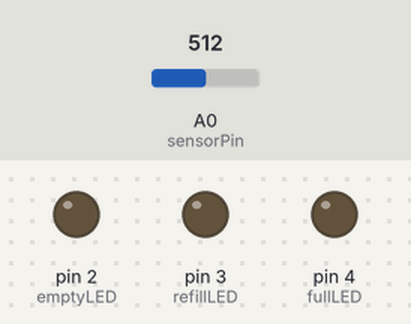
A sketch run on a simulated Arduino Uno, built with avr-gcc and run on an emulated ATmega328P. Shown: output pins drawn as LEDs (lit = HIGH). The inputs (shaded band) are chosen by the test bench; at power-on: A0 (sensorPin) = 512. What the sketch prints to the serial monitor is not drawn.

Above: at 1.8 s.
1.9 s: A0 (sensorPin) set to 681
3.4 s: A0 (sensorPin) set to 701
At 5.0 s:
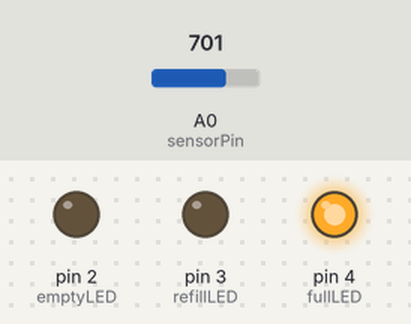
5.5 s: A0 (sensorPin) set to 306
At 6.7 s:
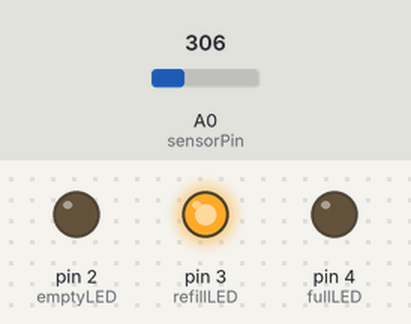
7.5 s: A0 (sensorPin) set to 229
9.2 s: A0 (sensorPin) set to 209
At 11.1 s:
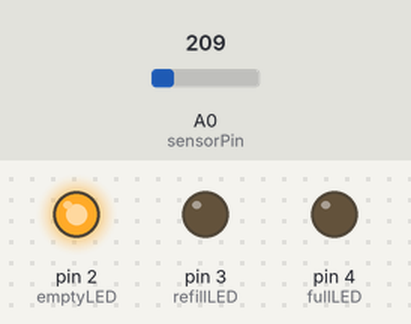
11.5 s: A0 (sensorPin) set to 511
At 12.7 s:
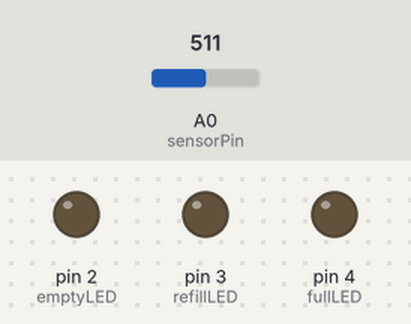
Timing chart, 0 to 14.5 s (numbered marks = the images above; inputs shaded):
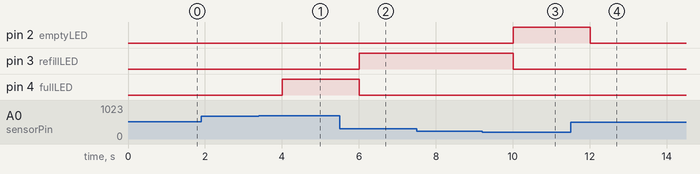

The sketch:

Water_level_sensor.ino
```cpp
#include <math.h>

// Pin setup
int sensorPin = A0;         // Sensor analog input
int emptyLED = 2;           // Red LED for "Empty"
int refillLED = 3;          // Yellow LED for "Refill"
int fullLED = 4;            // Green LED for "Full"

// Tank dimensions
float radius = 1.0;  // meters
float length = 2.0;  // meters
float H = 2.0;       // Max water height (tank diameter) in meters

void setup() {
  pinMode(emptyLED, OUTPUT);
  pinMode(refillLED, OUTPUT);
  pinMode(fullLED, OUTPUT);
  Serial.begin(9600);
}

void loop() {
  int sensorValue = analogRead(sensorPin);
  float voltage = (sensorValue * 5.0) / 1023.0;    // Convert ADC reading to voltage (0-5V)
  float water_level = (voltage / 5.0) * H;         // Scale voltage to height (0 to 2m)

  // Clamp water_level between 0 and diameter (2 * radius)
  water_level = constrain(water_level, 0, 2 * radius);

  // Calculate segment central angle (radians)
  float theta = 2 * acos((radius - water_level) / radius);

  // Calculate segment area of circular cross-section (m²)
  float segment_area = 0.5 * pow(radius, 2) * (theta - sin(theta));

  // Calculate volume in cubic meters
  float volume_m3 = segment_area * length;

  // Convert to liters (1 m³ = 1000 liters)
  float volume_liters = volume_m3 * 1000.0;

  // Output volume to Serial Monitor
  Serial.print("Water Volume: ");
  Serial.print(volume_liters);
  Serial.print(" litres — State: ");

  // Determine and print state
  if (volume_liters <= 1000) {
    Serial.println("EMPTY");
  } else if (volume_liters < 2000) {
    Serial.println("REFILL");
  } else if (volume_liters >= 4500) {
    Serial.println("FULL");
  } else {
    Serial.println("NORMAL");
  }

  // LED indicators based on volume thresholds
  digitalWrite(emptyLED, volume_liters <= 1000 ? HIGH : LOW);
  digitalWrite(refillLED, volume_liters > 1000 && volume_liters < 2000 ? HIGH : LOW);
  digitalWrite(fullLED, volume_liters >= 4500 ? HIGH : LOW);

  delay(1000);
}
```

Measured:
- the behaviour switches between 688 and 689 on A0 (sensorPin) (found by bisection; images 0 and 1)
- the behaviour switches between 222 and 221 on A0 (sensorPin) (found by bisection; images 2 and 3)
- after the input at 1.9 s, every drawn part: stays the same
- after the input at 3.4 s, pin 4 (fullLED): LOW → HIGH after 0.61 s
- after the input at 5.5 s, pin 3 (refillLED): LOW → HIGH after 0.51 s; pin 4 (fullLED): HIGH → LOW after 0.51 s
- after the input at 7.5 s, every drawn part: stays the same
- after the input at 9.2 s, pin 2 (emptyLED): LOW → HIGH after 0.82 s; pin 3 (refillLED): HIGH → LOW after 0.82 s
- after the input at 11.5 s, pin 2 (emptyLED): HIGH → LOW after 0.52 s
